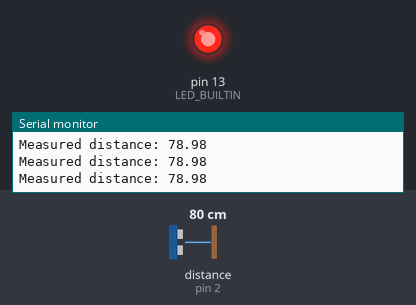
Simulated run of this sketch. Board: Arduino Uno, built with avr-gcc and run on an emulated ATmega328P. Shown: output pins drawn as LEDs (lit = HIGH), the last lines printed to the serial monitor. Wiring (from diagram.json): ultrasonic range finder: trigger pin 3; echo pin 2. The test bench sets the inputs (shaded band); at power-on: distance to the obstacle (sensor on pin 2) 80 cm. The echo pulse lasts 58.3 µs per cm; pins used as bus, display or sensor lines are not drawn.

Above: at 1.2 s.
1.3 s: distance to the obstacle (sensor on pin 2) set to 96 cm
2.8 s: distance to the obstacle (sensor on pin 2) set to 106 cm
At 3.2 s:
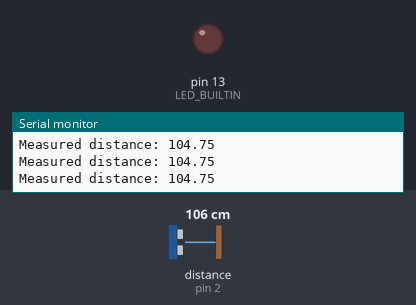
4.4 s: distance to the obstacle (sensor on pin 2) set to 2 cm
At 5.3 s:
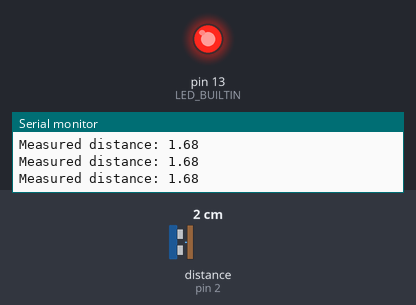
6.0 s: distance to the obstacle (sensor on pin 2) set to 120 cm
At 6.5 s:
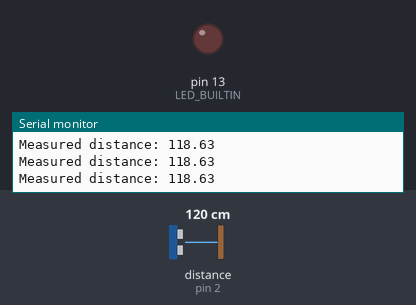
Timing chart, 0 to 8.5 s (numbered marks = the images above; inputs shaded):
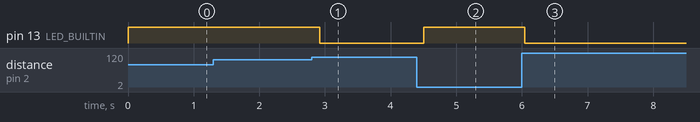

The sketch:

Assignment4.ino
```cpp
#define ECHO_PIN 2
#define TRIG_PIN 3
#define ORG "74jmsm"
#define DEVICE_TYPE "abcd"
#define DEVICE_ID "98765"
#define TOKEN "1234567890"
char server[]=ORG ".messaging.internetofthings.ibmcloud.com";
char publishtopic[]="iot-2/evt/data/fmt/json";
char subscribetopic[]="iot-2/cmd/command/fmt/string";
char authmethod[]="use-token-auth";
char token[]=TOKEN;
char clientId[]="d:"ORG":"DEVICE_TYPE":"DEVICE_ID;
const int out=12;
const int in=13;
void setup() {
  Serial.begin(115200);
  pinMode(LED_BUILTIN, OUTPUT);
  pinMode(TRIG_PIN, OUTPUT);
  pinMode(ECHO_PIN, INPUT);
}

float readDistanceCM() {
  digitalWrite(TRIG_PIN, LOW);
  delayMicroseconds(2);
  digitalWrite(TRIG_PIN, HIGH);
  delayMicroseconds(10);
  digitalWrite(TRIG_PIN, LOW);
  int duration = pulseIn(ECHO_PIN, HIGH);
  return duration * 0.034 / 2;
}

void loop() {
  float distance = readDistanceCM();

  bool isNearby = distance < 100;
  digitalWrite(LED_BUILTIN, isNearby);

  Serial.print("Measured distance: ");
  Serial.println(readDistanceCM());

  delay(100);
}
```

Measured:
- the behaviour switches between 101 and 102 cm on distance to the obstacle (sensor on pin 2) (found by bisection; images 0 and 1)
- after the input at 2.8 s, pin 13 (LED_BUILTIN): HIGH → LOW after 0.12 s
- after the input at 4.4 s, pin 13 (LED_BUILTIN): LOW → HIGH after 0.11 s
- after the input at 6.0 s, pin 13 (LED_BUILTIN): HIGH → LOW at once
